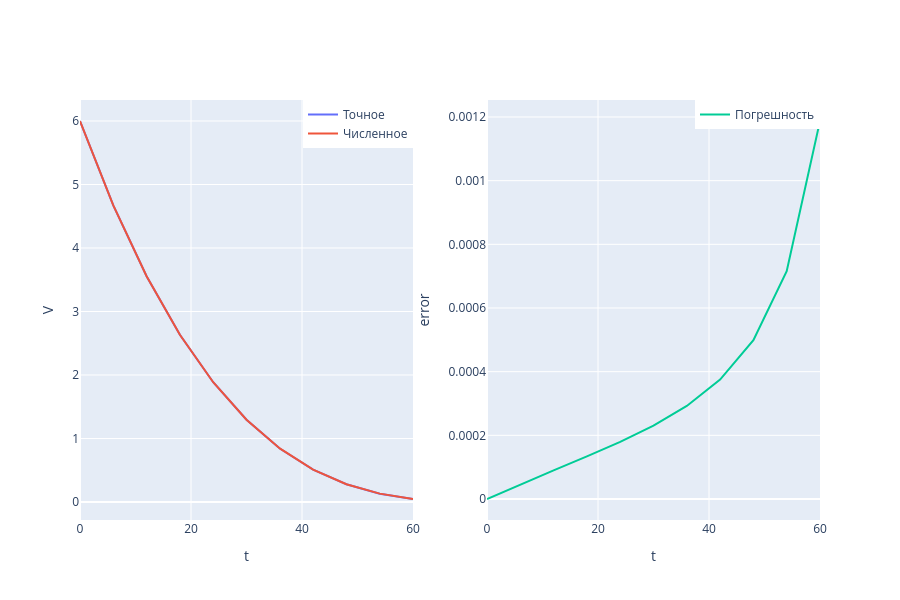
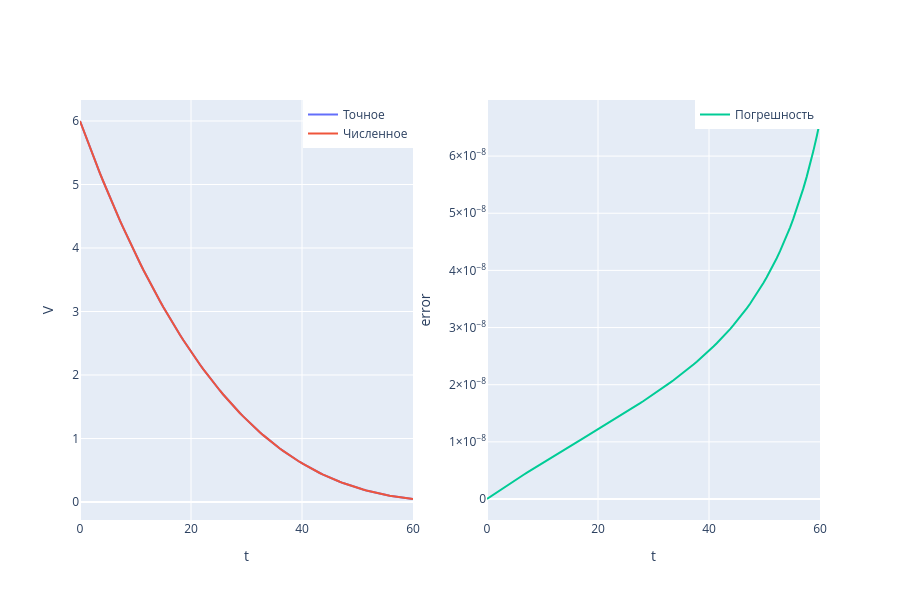
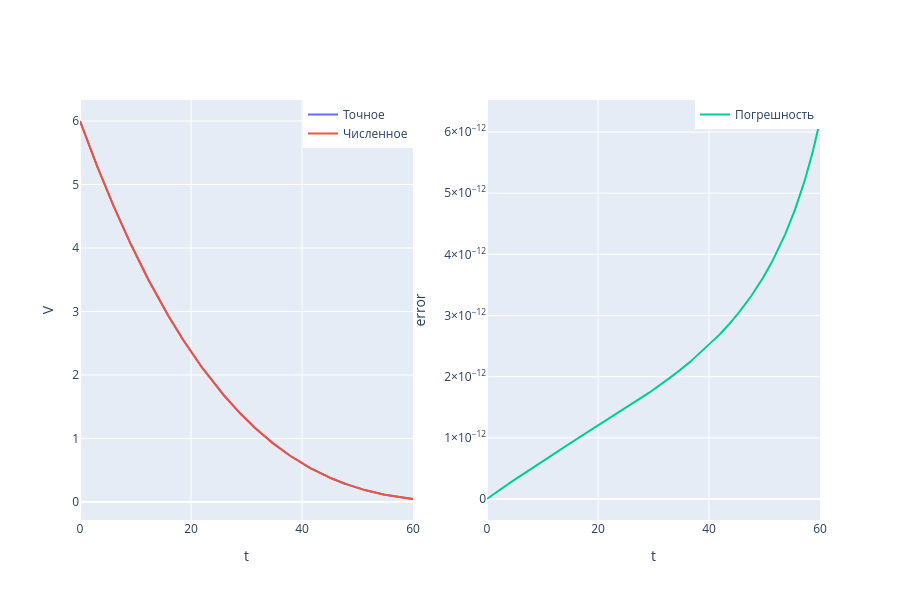

Notebook code for these charts, in order:
### Markdown cell above
# Графики

### Code cell
def compare_solutions(n: int, f: Callable[[float, float], float], V: Callable[[float], float]):
    t = np.linspace(t_0, t_n, n + 1)

    V_exact = np.array([V(x_i) for x_i in t])
    V_numeric = np.array(runge_kutta_4(n, f, t))
    error = np.abs(V_exact - V_numeric)

    figure = make_subplots(rows=1, cols=2)

    figure.add_trace(
        go.Scatter(x=t, y=V_exact, mode="lines", name="Точное", legend="legend"),
        row=1, col=1,
    )
    figure.add_trace(
        go.Scatter(x=t, y=V_numeric, mode="lines", name="Численное", legend="legend"),
        row=1, col=1,
    )

    figure.add_trace(
        go.Scatter(x=t, y=error, mode="lines", name="Погрешность", legend="legend2"),
        row=1, col=2,
    )

    figure.update_yaxes(exponentformat="power", row=1, col=1)
    figure.update_yaxes(exponentformat="power", row=1, col=2)
    figure.update_xaxes(title_text="t", row=1, col=1)
    figure.update_xaxes(title_text="t", row=1, col=2)
    figure.update_yaxes(title_text="V", row=1, col=1)
    figure.update_yaxes(title_text="error", row=1, col=2)

    figure.update_layout(
        height=600,
        legend=dict(
            orientation="v", 
            xanchor="right", 
            yanchor="top", 
            x=0.45,
        ),
        legend2=dict(
            orientation="v", 
            xanchor="right", 
            yanchor="top", 
            x=1,
        ),
    )
    figure.show()

ns = [10, 100, 1000]
for n in ns:
    compare_solutions(n, f, V)

### Figure 1 — Plotly figure (JSON) as saved in the notebook; plotly's stock layout.template omitted (floating-point values rounded to 4 significant figures)
{"data": [{"legend": "legend", "mode": "lines", "name": "Точное", "type": "scatter", "x": [0.0, 6.0, 12.0, 18.0, 24.0, 30.0, 36.0, 42.0, 48.0, 54.0, 60.0], "xaxis": "x", "y": [6.0, 4.672, 3.556, 2.634, 1.887, 1.296, 0.8436, 0.5111, 0.2799, 0.1317, 0.048], "yaxis": "y"}, {"legend": "legend", "mode": "lines", "name": "Численное", "type": "scatter", "x": [0.0, 6.0, 12.0, 18.0, 24.0, 30.0, 36.0, 42.0, 48.0, 54.0, 60.0], "xaxis": "x", "y": [6.0, 4.672, 3.556, 2.634, 1.887, 1.296, 0.8439, 0.5115, 0.2804, 0.1324, 0.04919], "yaxis": "y"}, {"legend": "legend2", "mode": "lines", "name": "Погрешность", "type": "scatter", "x": [0.0, 6.0, 12.0, 18.0, 24.0, 30.0, 36.0, 42.0, 48.0, 54.0, 60.0], "xaxis": "x2", "y": [0.0, 4.591e-05, 8.996e-05, 0.0001337, 0.0001794, 0.0002305, 0.0002923, 0.000375, 0.0004991, 0.0007157, 0.001187], "yaxis": "y2"}], "layout": {"height": 600, "legend": {"orientation": "v", "x": 0.45, "xanchor": "right", "yanchor": "top"}, "legend2": {"orientation": "v", "x": 1, "xanchor": "right", "yanchor": "top"}, "xaxis": {"anchor": "y", "domain": [0, 0.45], "title": {"text": "t"}}, "xaxis2": {"anchor": "y2", "domain": [0.55, 1], "title": {"text": "t"}}, "yaxis": {"anchor": "x", "domain": [0, 1], "exponentformat": "power", "title": {"text": "V"}}, "yaxis2": {"anchor": "x2", "domain": [0, 1], "exponentformat": "power", "title": {"text": "error"}}}}

### Figure 2 — Plotly figure (JSON) as saved in the notebook; plotly's stock layout.template omitted (floating-point values rounded to 4 significant figures)
{"data": [{"legend": "legend", "mode": "lines", "name": "Точное", "type": "scatter", "x": [0.0, 0.6, 1.2, 1.8, 2.4, 3.0, 3.6, 4.2, 4.8, 5.4, 6.0, 6.6, 7.2, 7.8, 8.4, 9.0, 9.6, 10.2, 10.8, 11.4, 12.0, 12.6, 13.2, 13.8, 14.4, 15.0, 15.6, 16.2, 16.8, 17.4, 18.0, 18.6, 19.2, 19.8, 20.4, 21.0, 21.6, 22.2, 22.8, 23.4, 24.0, 24.6, 25.2, 25.8, 26.4, 27.0, 27.6, 28.2, 28.8, 29.4, 30.0, 30.6, 31.2, 31.8, 32.4, 33.0, 33.6, 34.2, 34.8, 35.4, 36.0, 36.6, 37.2, 37.8, 38.4, 39.0, 39.6, 40.2, 40.8, 41.4, 42.0, 42.6, 43.2, 43.8, 44.4, 45.0, 45.6, 46.2, 46.8, 47.4, 48.0, 48.6, 49.2, 49.8, 50.4, 51.0, 51.6, 52.2, 52.8, 53.4, 54.0, 54.6, 55.2, 55.8, 56.4, 57.0, 57.6, 58.2, 58.8, 59.4, 60.0], "xaxis": "x", "y": [6.0, 5.857, 5.717, 5.578, 5.442, 5.308, 5.177, 5.047, 4.92, 4.795, 4.672, 4.551, 4.433, 4.316, 4.201, 4.089, 3.978, 3.87, 3.763, 3.659, 3.556, 3.456, 3.357, 3.26, 3.165, 3.072, 2.981, 2.891, 2.804, 2.718, 2.634, 2.552, 2.471, 2.392, 2.315, 2.239, 2.166, 2.093, 2.023, 1.954, 1.887, 1.821, 1.757, 1.694, 1.633, 1.573, 1.515, 1.458, 1.402, 1.349, 1.296, 1.245, 1.195, 1.147, 1.1, 1.054, 1.009, 0.9659, 0.9239, 0.8832, 0.8436, 0.8053, 0.7681, 0.7321, 0.6973, 0.6636, 0.6309, 0.5994, 0.5689, 0.5395, 0.5111, 0.4837, 0.4574, 0.4319, 0.4075, 0.384, 0.3614, 0.3397, 0.3189, 0.299, 0.2799, 0.2617, 0.2442, 0.2276, 0.2117, 0.1966, 0.1822, 0.1686, 0.1556, 0.1433, 0.1317, 0.1207, 0.1104, 0.1007, 0.09152, 0.08294, 0.07492, 0.06744, 0.06047, 0.05399, 0.048], "yaxis": "y"}, {"legend": "legend", "mode": "lines", "name": "Численное", "type": "scatter", "x": [0.0, 0.6, 1.2, 1.8, 2.4, 3.0, 3.6, 4.2, 4.8, 5.4, 6.0, 6.6, 7.2, 7.8, 8.4, 9.0, 9.6, 10.2, 10.8, 11.4, 12.0, 12.6, 13.2, 13.8, 14.4, 15.0, 15.6, 16.2, 16.8, 17.4, 18.0, 18.6, 19.2, 19.8, 20.4, 21.0, 21.6, 22.2, 22.8, 23.4, 24.0, 24.6, 25.2, 25.8, 26.4, 27.0, 27.6, 28.2, 28.8, 29.4, 30.0, 30.6, 31.2, 31.8, 32.4, 33.0, 33.6, 34.2, 34.8, 35.4, 36.0, 36.6, 37.2, 37.8, 38.4, 39.0, 39.6, 40.2, 40.8, 41.4, 42.0, 42.6, 43.2, 43.8, 44.4, 45.0, 45.6, 46.2, 46.8, 47.4, 48.0, 48.6, 49.2, 49.8, 50.4, 51.0, 51.6, 52.2, 52.8, 53.4, 54.0, 54.6, 55.2, 55.8, 56.4, 57.0, 57.6, 58.2, 58.8, 59.4, 60.0], "xaxis": "x", "y": [6.0, 5.857, 5.717, 5.578, 5.442, 5.308, 5.177, 5.047, 4.92, 4.795, 4.672, 4.551, 4.433, 4.316, 4.201, 4.089, 3.978, 3.87, 3.763, 3.659, 3.556, 3.456, 3.357, 3.26, 3.165, 3.072, 2.981, 2.891, 2.804, 2.718, 2.634, 2.552, 2.471, 2.392, 2.315, 2.239, 2.166, 2.093, 2.023, 1.954, 1.887, 1.821, 1.757, 1.694, 1.633, 1.573, 1.515, 1.458, 1.402, 1.349, 1.296, 1.245, 1.195, 1.147, 1.1, 1.054, 1.009, 0.9659, 0.9239, 0.8832, 0.8436, 0.8053, 0.7681, 0.7321, 0.6973, 0.6636, 0.6309, 0.5994, 0.5689, 0.5395, 0.5111, 0.4837, 0.4574, 0.4319, 0.4075, 0.384, 0.3614, 0.3397, 0.3189, 0.299, 0.2799, 0.2617, 0.2442, 0.2276, 0.2117, 0.1966, 0.1822, 0.1686, 0.1556, 0.1433, 0.1317, 0.1207, 0.1104, 0.1007, 0.09152, 0.08294, 0.07492, 0.06744, 0.06047, 0.05399, 0.048], "yaxis": "y"}, {"legend": "legend2", "mode": "lines", "name": "Погрешность", "type": "scatter", "x": [0.0, 0.6, 1.2, 1.8, 2.4, 3.0, 3.6, 4.2, 4.8, 5.4, 6.0, 6.6, 7.2, 7.8, 8.4, 9.0, 9.6, 10.2, 10.8, 11.4, 12.0, 12.6, 13.2, 13.8, 14.4, 15.0, 15.6, 16.2, 16.8, 17.4, 18.0, 18.6, 19.2, 19.8, 20.4, 21.0, 21.6, 22.2, 22.8, 23.4, 24.0, 24.6, 25.2, 25.8, 26.4, 27.0, 27.6, 28.2, 28.8, 29.4, 30.0, 30.6, 31.2, 31.8, 32.4, 33.0, 33.6, 34.2, 34.8, 35.4, 36.0, 36.6, 37.2, 37.8, 38.4, 39.0, 39.6, 40.2, 40.8, 41.4, 42.0, 42.6, 43.2, 43.8, 44.4, 45.0, 45.6, 46.2, 46.8, 47.4, 48.0, 48.6, 49.2, 49.8, 50.4, 51.0, 51.6, 52.2, 52.8, 53.4, 54.0, 54.6, 55.2, 55.8, 56.4, 57.0, 57.6, 58.2, 58.8, 59.4, 60.0], "xaxis": "x2", "y": [0.0, 3.992e-10, 7.953e-10, 1.188e-09, 1.579e-09, 1.966e-09, 2.351e-09, 2.733e-09, 3.112e-09, 3.489e-09, 3.864e-09, 4.236e-09, 4.606e-09, 4.974e-09, 5.34e-09, 5.704e-09, 6.067e-09, 6.427e-09, 6.787e-09, 7.144e-09, 7.501e-09, 7.856e-09, 8.21e-09, 8.563e-09, 8.915e-09, 9.266e-09, 9.617e-09, 9.968e-09, 1.032e-08, 1.067e-08, 1.102e-08, 1.137e-08, 1.172e-08, 1.207e-08, 1.242e-08, 1.277e-08, 1.313e-08, 1.348e-08, 1.384e-08, 1.42e-08, 1.456e-08, 1.492e-08, 1.528e-08, 1.565e-08, 1.602e-08, 1.639e-08, 1.677e-08, 1.715e-08, 1.753e-08, 1.792e-08, 1.831e-08, 1.871e-08, 1.911e-08, 1.952e-08, 1.993e-08, 2.035e-08, 2.078e-08, 2.122e-08, 2.166e-08, 2.211e-08, 2.257e-08, 2.305e-08, 2.353e-08, 2.402e-08, 2.452e-08, 2.504e-08, 2.557e-08, 2.611e-08, 2.667e-08, 2.725e-08, 2.784e-08, 2.845e-08, 2.908e-08, 2.973e-08, 3.041e-08, 3.111e-08, 3.183e-08, 3.258e-08, 3.336e-08, 3.417e-08, 3.501e-08, 3.59e-08, 3.682e-08, 3.778e-08, 3.879e-08, 3.985e-08, 4.096e-08, 4.213e-08, 4.336e-08, 4.466e-08, 4.604e-08, 4.75e-08, 4.905e-08, 5.07e-08, 5.246e-08, 5.435e-08, 5.636e-08, 5.853e-08, 6.087e-08, 6.34e-08, 6.614e-08], "yaxis": "y2"}], "layout": {"height": 600, "legend": {"orientation": "v", "x": 0.45, "xanchor": "right", "yanchor": "top"}, "legend2": {"orientation": "v", "x": 1, "xanchor": "right", "yanchor": "top"}, "xaxis": {"anchor": "y", "domain": [0, 0.45], "title": {"text": "t"}}, "xaxis2": {"anchor": "y2", "domain": [0.55, 1], "title": {"text": "t"}}, "yaxis": {"anchor": "x", "domain": [0, 1], "exponentformat": "power", "title": {"text": "V"}}, "yaxis2": {"anchor": "x2", "domain": [0, 1], "exponentformat": "power", "title": {"text": "error"}}}}

### Figure 3 — Plotly figure (JSON) as saved in the notebook; plotly's stock layout.template omitted (floating-point values rounded to 4 significant figures; data arrays with more than 128 entries replaced by an {"elided": "..."} marker saying what was removed)
{"data": [{"legend": "legend", "mode": "lines", "name": "Точное", "type": "scatter", "x": {"elided": "1001 float values"}, "xaxis": "x", "y": {"elided": "1001 float values"}, "yaxis": "y"}, {"legend": "legend", "mode": "lines", "name": "Численное", "type": "scatter", "x": {"elided": "1001 float values"}, "xaxis": "x", "y": {"elided": "1001 float values"}, "yaxis": "y"}, {"legend": "legend2", "mode": "lines", "name": "Погрешность", "type": "scatter", "x": {"elided": "1001 float values"}, "xaxis": "x2", "y": {"elided": "1001 float values"}, "yaxis": "y2"}], "layout": {"height": 600, "legend": {"orientation": "v", "x": 0.45, "xanchor": "right", "yanchor": "top"}, "legend2": {"orientation": "v", "x": 1, "xanchor": "right", "yanchor": "top"}, "xaxis": {"anchor": "y", "domain": [0, 0.45], "title": {"text": "t"}}, "xaxis2": {"anchor": "y2", "domain": [0.55, 1], "title": {"text": "t"}}, "yaxis": {"anchor": "x", "domain": [0, 1], "exponentformat": "power", "title": {"text": "V"}}, "yaxis2": {"anchor": "x2", "domain": [0, 1], "exponentformat": "power", "title": {"text": "error"}}}}
